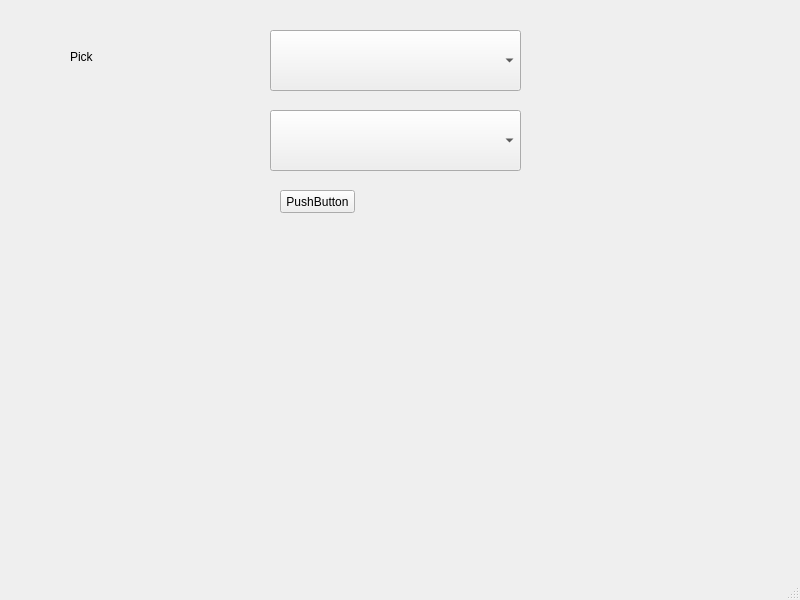
<?xml version="1.0" encoding="UTF-8"?>
<ui version="4.0">
 <class>MainWindow</class>
 <widget class="QMainWindow" name="MainWindow">
  <property name="geometry">
   <rect>
    <x>0</x>
    <y>0</y>
    <width>800</width>
    <height>600</height>
   </rect>
  </property>
  <property name="windowTitle">
   <string>MainWindow</string>
  </property>
  <widget class="QWidget" name="centralwidget">
   <widget class="QLabel" name="label">
    <property name="geometry">
     <rect>
      <x>70</x>
      <y>50</y>
      <width>47</width>
      <height>13</height>
     </rect>
    </property>
    <property name="text">
     <string>Pick</string>
    </property>
   </widget>
   <widget class="QComboBox" name="comboBox">
    <property name="geometry">
     <rect>
      <x>270</x>
      <y>30</y>
      <width>251</width>
      <height>61</height>
     </rect>
    </property>
   </widget>
   <widget class="QPushButton" name="pushButton">
    <property name="geometry">
     <rect>
      <x>280</x>
      <y>190</y>
      <width>75</width>
      <height>23</height>
     </rect>
    </property>
    <property name="text">
     <string>PushButton</string>
    </property>
   </widget>
   <widget class="QComboBox" name="comboBox_2">
    <property name="geometry">
     <rect>
      <x>270</x>
      <y>110</y>
      <width>251</width>
      <height>61</height>
     </rect>
    </property>
   </widget>
  </widget>
  <widget class="QMenuBar" name="menubar">
   <property name="geometry">
    <rect>
     <x>0</x>
     <y>0</y>
     <width>800</width>
     <height>21</height>
    </rect>
   </property>
  </widget>
  <widget class="QStatusBar" name="statusbar"/>
 </widget>
 <resources/>
 <connections/>
</ui>
